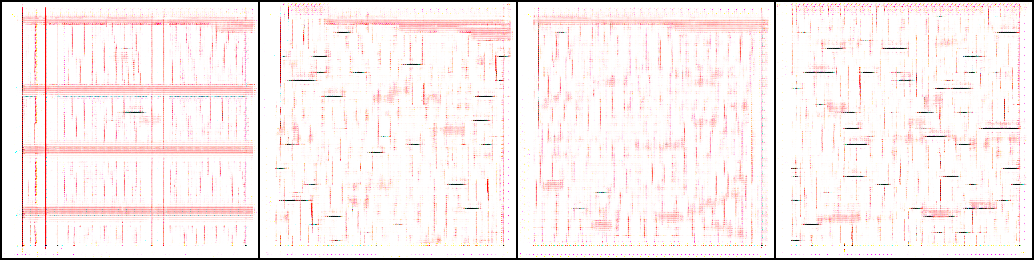
#> input picture y_fake_epoch_21.png, 1034 x 260 px
$ python -i preprocess.py   (imports and definitions only)
#> lines starting #> are read from the running program, lines starting #| are printed output that depends on the picture; after the words box and inside, x2 and y2 are one past the last pixel; in counts of white or black regions, pixels touching at a corner belong together
import cv2
import numpy as np
from PIL import Image
import os

class ECGScanner:
    def __init__(self, target_size=(512, 512)):
        self.target_size = target_size

    def order_points(self, pts):
        # Order points: top-left, top-right, bottom-right, bottom-left
        rect = np.zeros((4, 2), dtype="float32")
        s = pts.sum(axis=1)
        rect[0] = pts[np.argmin(s)]
        rect[2] = pts[np.argmax(s)]
        diff = np.diff(pts, axis=1)
        rect[1] = pts[np.argmin(diff)]
        rect[3] = pts[np.argmax(diff)]
        return rect

    def four_point_transform(self, image, pts):
        rect = self.order_points(pts)
        (tl, tr, br, bl) = rect

        # Compute width of new image
        widthA = np.sqrt(((br[0] - bl[0]) ** 2) + ((br[1] - bl[1]) ** 2))
        widthB = np.sqrt(((tr[0] - tl[0]) ** 2) + ((tr[1] - tl[1]) ** 2))
        maxWidth = max(int(widthA), int(widthB))

        # Compute height of new image
        heightA = np.sqrt(((tr[0] - br[0]) ** 2) + ((tr[1] - br[1]) ** 2))
        heightB = np.sqrt(((tl[0] - bl[0]) ** 2) + ((tl[1] - bl[1]) ** 2))
        maxHeight = max(int(heightA), int(heightB))

        dst = np.array([
            [0, 0],
            [maxWidth - 1, 0],
            [maxWidth - 1, maxHeight - 1],
            [0, maxHeight - 1]], dtype="float32")

        M = cv2.getPerspectiveTransform(rect, dst)
        warped = cv2.warpPerspective(image, M, (maxWidth, maxHeight))
        return warped

    def detect_and_warp(self, image):
        # Image expected as numpy array (cv2 format)
        # 1. Resize for faster detection (ratio)
        height, width = image.shape[:2]

        # If image is small, don't resize
        if height < 500:
            ratio = 1.0
            resized = image
        else:
            ratio = height / 500.0
            resized = cv2.resize(image, (int(width / ratio), 500))

        # 2. Edge Detection
        gray = cv2.cvtColor(resized, cv2.COLOR_BGR2GRAY)
        gray = cv2.GaussianBlur(gray, (5, 5), 0)
        edged = cv2.Canny(gray, 75, 200)

        # 3. Find Contours
        cnts = cv2.findContours(edged.copy(), cv2.RETR_LIST, cv2.CHAIN_APPROX_SIMPLE)
        cnts = cnts[0] if len(cnts) == 2 else cnts[1]
        cnts = sorted(cnts, key=cv2.contourArea, reverse=True)[:5]

        screenCnt = None
        for c in cnts:
            peri = cv2.arcLength(c, True)
            approx = cv2.approxPolyDP(c, 0.02 * peri, True)
            if len(approx) == 4:
                screenCnt = approx
                break

        if screenCnt is None:
            # Failed to find paper, return original
            # print("Scanner: No paper contour found. Using original image.")
            return image

        # 4. Warp
        warped = self.four_point_transform(image, screenCnt.reshape(4, 2) * ratio)
        # print("Scanner: Paper detected and warped.")
        return warped

    def enhance_image_clahe(self, image):
        # Convert to LAB to process Lightness channel only
        lab = cv2.cvtColor(image, cv2.COLOR_BGR2LAB)
        l, a, b = cv2.split(lab)

        # Apply Safe CLAHE
        # ClipLimit 2.0 is conservative (prevents noise amplification)
        clahe = cv2.createCLAHE(clipLimit=2.0, tileGridSize=(8, 8))
        cl = clahe.apply(l)

        # Merge back
        limg = cv2.merge((cl, a, b))
        final = cv2.cvtColor(limg, cv2.COLOR_LAB2BGR)
        return final

    def preprocess(self, image_path):
        # Load
#> called with image_path = '../../y_fake_epoch_21.png'
        if not os.path.exists(image_path):
            raise FileNotFoundError(f"Image not found: {image_path}")

        image = cv2.imread(image_path)
#> image is the input picture: shape (260, 1034, 3); mean B, G, R 237.6, 238, 247.5
        if image is None:
            raise ValueError(f"Could not load image at {image_path}")

        # 1. Warp (Document Scan)
        # Try to detect paper. If not found, it keeps original.
        processed = self.detect_and_warp(image)
#> in detect_and_warp, `gray = cv2.GaussianBlur(gray, (5, 5), 0)`:
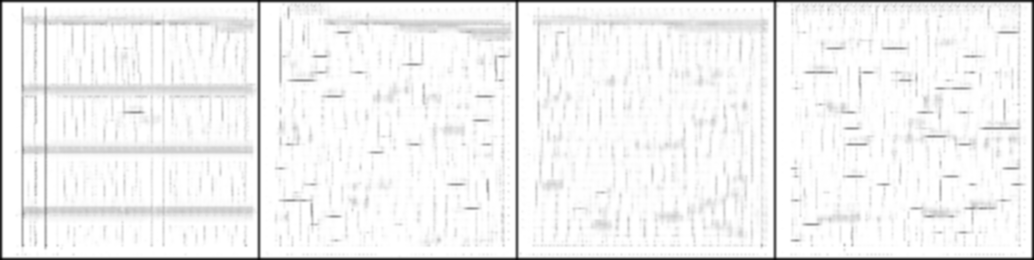
#> gray: shape (260, 1034); min 4, max 255, mean 240.9
#> in detect_and_warp, `edged = cv2.Canny(gray, 75, 200)`:
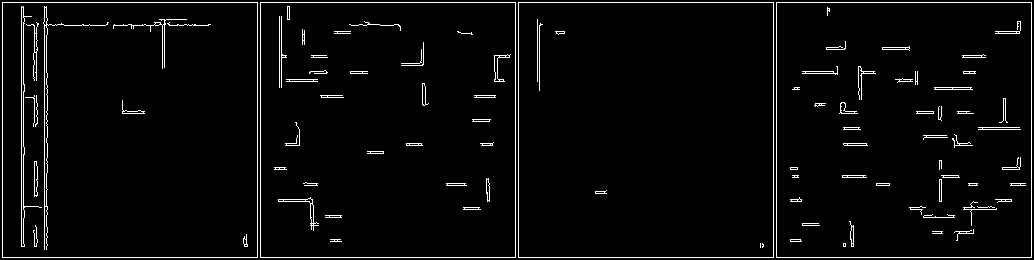
#> edged: shape (260, 1034); 3.5% white in thin lines or dots
#> in detect_and_warp, `cnts = cv2.findContours(edged.copy(), cv2.RETR_LIST, cv2.CHAIN_APPROX_..`: cnts = 183 contours, 92 with area under 20; largest, box (x1, y1, x2, y2) and area: (776, 2, 1032, 258) 65025, (518, 2, 774, 258) 65025, (260, 2, 516, 258) 65025, (2, 2, 258, 258) 65025, (776, 2, 1032, 258) 65023
#> in detect_and_warp, `cnts = sorted(cnts, key=cv2.contourArea, reverse=True)[:5]`: cnts = 5 contours; box (x1, y1, x2, y2) and area: (776, 2, 1032, 258) 65025, (518, 2, 774, 258) 65025, (260, 2, 516, 258) 65025, (2, 2, 258, 258) 65025, (776, 2, 1032, 258) 65023
#> the loop in detect_and_warp, `for c in cnts:` made 1 pass
#> (peri, screenCnt) on pass 1: (1020, [[776, 2], [776, 257], [1031, 257], [1031, 2]])
#> in order_points, `s = pts.sum(axis=1)`: s = [778, 1033, 1288, 1033]
#> in order_points, `diff = np.diff(pts, axis=1)`: diff = [-774, -519, -774, -1029]
#> in four_point_transform, `rect = self.order_points(pts)`: rect = [[776, 2], [1031, 2], [1031, 257], [776, 257]]
#> in four_point_transform, `(tl, tr, br, bl) = rect`: tl = [776, 2]; tr = [1031, 2]; br = [1031, 257]; bl = [776, 257]
#> in four_point_transform, `widthA = np.sqrt(((br[0] - bl[0]) ** 2) + ((br[1] - bl[1]) ** 2))`: widthA = 255
#> in four_point_transform, `dst = np.array([ [0, 0], [maxWidth - 1, 0], [maxWidth - 1, maxHeight -..`: dst = [[0, 0], [254, 0], [254, 254], [0, 254]]
#> in four_point_transform, `M = cv2.getPerspectiveTransform(rect, dst)`: M = [[0.996, 8.45e-17, -773], [0, 0.996, -1.99], [-2.55e-19, 4.39e-19, 1]]
#> in four_point_transform, `warped = cv2.warpPerspective(image, M, (maxWidth, maxHeight))`:
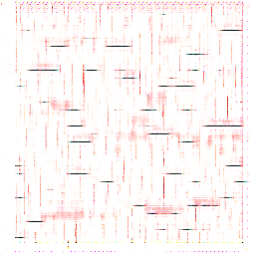
#> warped: shape (255, 255, 3); mean B, G, R 244.9, 245.8, 253

        # 2. Enhance (CLAHE) - Safe contrast fix
        processed = self.enhance_image_clahe(processed)
#> in enhance_image_clahe, `lab = cv2.cvtColor(image, cv2.COLOR_BGR2LAB)`: lab: shape (255, 255, 3); mean of channels 0, 1, 2 248.4, 130.3, 129.4
#> in enhance_image_clahe, `l, a, b = cv2.split(lab)`:
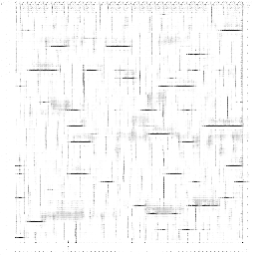
#> l: shape (255, 255); min 17, max 255, mean 248.4
#> in enhance_image_clahe, `l, a, b = cv2.split(lab)`:
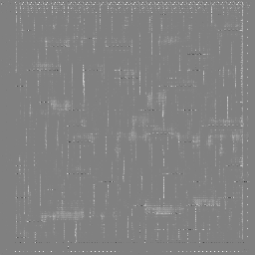
#> a: shape (255, 255); min 76, max 221, mean 130.3
#> in enhance_image_clahe, `cl = clahe.apply(l)`:
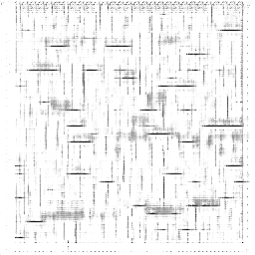
#> cl: shape (255, 255); min 16, max 255, mean 241.9
#> in enhance_image_clahe, `limg = cv2.merge((cl, a, b))`: limg: shape (255, 255, 3); mean of channels 0, 1, 2 241.9, 130.3, 129.4

        # 3. Resize to Target (512x512) for ResNet/EfficientNet
        processed = cv2.resize(processed, self.target_size, interpolation=cv2.INTER_AREA)
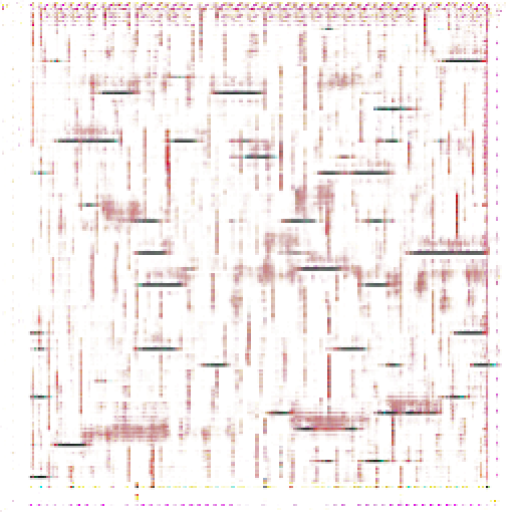
#> processed: shape (512, 512, 3); mean B, G, R 238, 238.9, 245.7

        # Convert to PIL for model (RGB)
        processed_pil = Image.fromarray(cv2.cvtColor(processed, cv2.COLOR_BGR2RGB))
        return processed_pil

# [7 lines not run here, left out]

>>> result = ECGScanner().preprocess('../../y_fake_epoch_21.png')

$ run again, on y_fake_epoch_6.png
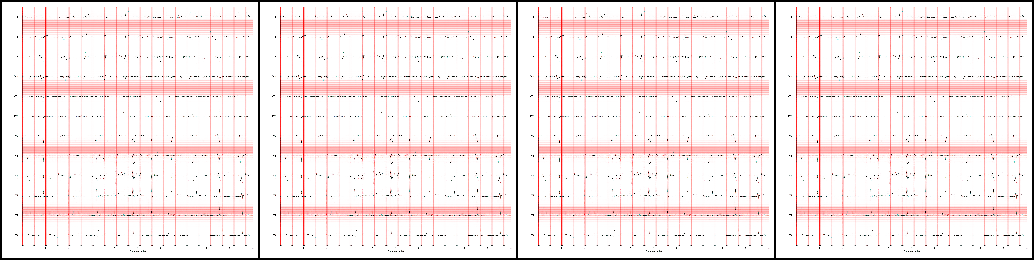
#> input picture y_fake_epoch_6.png, 1034 x 260 px
#> in preprocess, image is the input picture: shape (260, 1034, 3); mean B, G, R 231, 231.1, 246.1
#> in detect_and_warp, `edged = cv2.Canny(gray, 75, 200)`:
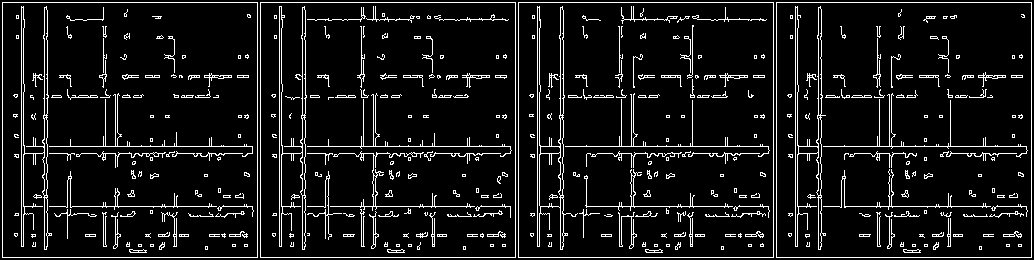
#> edged: shape (260, 1034); 8.6% white in thin lines or dots
#> in detect_and_warp, `cnts = cv2.findContours(edged.copy(), cv2.RETR_LIST, cv2.CHAIN_APPROX_..`: cnts = 873 contours, 761 with area under 20; largest, box (x1, y1, x2, y2) and area: (776, 2, 1032, 258) 65025, (518, 2, 774, 258) 65025, (260, 2, 516, 258) 65025, (2, 2, 258, 258) 65025, (776, 2, 1032, 258) 65023
#> in detect_and_warp, `cnts = sorted(cnts, key=cv2.contourArea, reverse=True)[:5]`: cnts = 5 contours; box (x1, y1, x2, y2) and area: (776, 2, 1032, 258) 65025, (518, 2, 774, 258) 65025, (260, 2, 516, 258) 65025, (2, 2, 258, 258) 65025, (776, 2, 1032, 258) 65023
#> the loop in detect_and_warp, `for c in cnts:` made 1 pass
#> (peri, screenCnt) on pass 1: (1020, [[776, 2], [776, 257], [1031, 257], [1031, 2]])
#> s = [778, 1033, 1288, 1033]
#> diff = [-774, -519, -774, -1029]
#> rect = [[776, 2], [1031, 2], [1031, 257], [776, 257]]
#> tl = [776, 2]; tr = [1031, 2]; br = [1031, 257]; bl = [776, 257]
#> widthA = 255
#> dst = [[0, 0], [254, 0], [254, 254], [0, 254]]
#> M = [[0.996, 8.45e-17, -773], [0, 0.996, -1.99], [-2.55e-19, 4.39e-19, 1]]
#> lab: shape (255, 255, 3); mean of channels 0, 1, 2 242.5, 133.5, 130.3
#> limg: shape (255, 255, 3); mean of channels 0, 1, 2 232.9, 133.5, 130.3
#> in preprocess, `processed = cv2.resize(processed, self.target_size, interpolation=cv2...`:
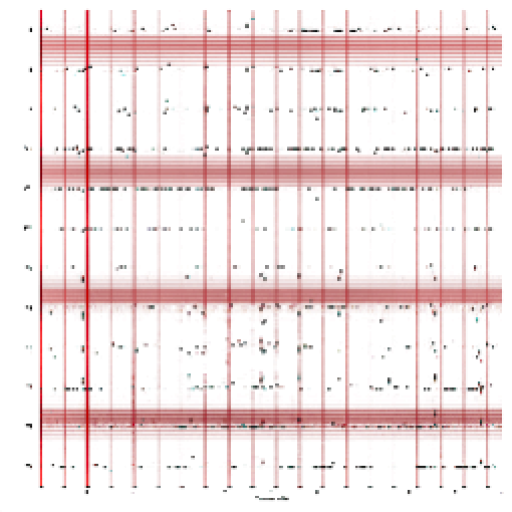
#> processed: shape (512, 512, 3); mean B, G, R 226.9, 226.9, 241.6
